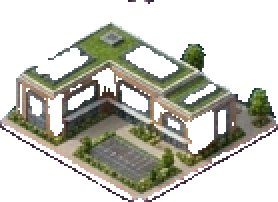
#> input picture assets/buildings/basic_school_01_lvl4_rot1.png, 139 x 101 px (shown 2 times larger)
$ python -i package_carousel_512_runtime.py   (imports and definitions only)
#> lines starting #> are read from the running program, lines starting #| are printed output that depends on the picture; after the words box and inside, x2 and y2 are one past the last pixel; in counts of white or black regions, pixels touching at a corner belong together
#> further down, picture is the input picture: PIL image 139x101 RGBA; mean R, G, B, A 47.9, 47.7, 38.4, 105.5
#!/usr/bin/env python3
from __future__ import annotations
import hashlib, json, shutil
from pathlib import Path
from PIL import Image

ROOT=Path(__file__).resolve().parents[2]
BEAUTY=ROOT/"out"/"carousel512_source"/"beauty"
MASK=ROOT/"out"/"carousel512_source"/"mask"
DEST=ROOT/"assets"/"city_park"/"carousel"/"runtime512"
DEF=ROOT/"assets"/"definitions"/"park_carousel_01.json"
MAN=ROOT/"assets"/"city_park"/"carousel"/"park_carousel_01_runtime_manifest.json"
DIRS=("south","east","west","north")
FRAME_SIZE=512
COLS=8
ROWS=6
FRAMES=48

# [12 lines left out: functions sha256, one, not called in this run]

def resize_mask(src:Image.Image)->Image.Image:
    src=src.convert("RGBA")
    r,g,b,a=src.split()
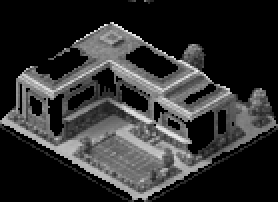
#> g: PIL image 139x101 L (shown 2 times larger); min 0, max 247, mean 47.7
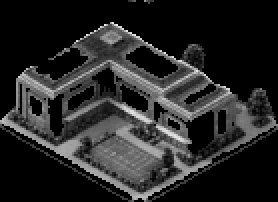
#> b: PIL image 139x101 L (shown 2 times larger); min 0, max 242, mean 38.4
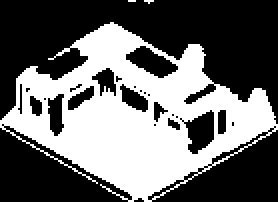
#> a: PIL image 139x101 L (shown 2 times larger); 41.4% white; 3 white regions (2 under 20 px), largest, box (x1, y1, x2, y2) and area: (0, 11, 139, 101) 5801
    r=r.resize((FRAME_SIZE,FRAME_SIZE),Image.Resampling.LANCZOS)
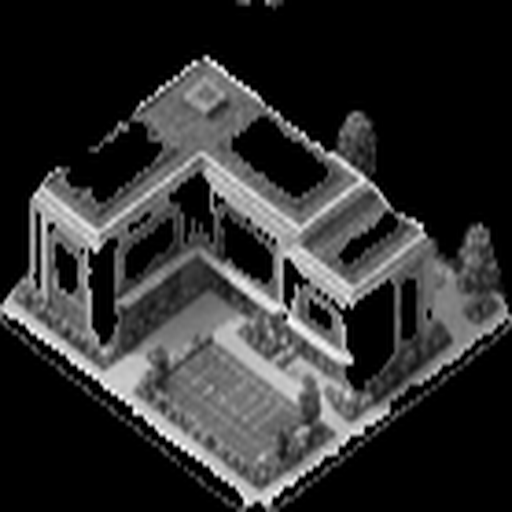
#> r: PIL image 512x512 L; min 0, max 255, mean 48.6
    g=g.resize((FRAME_SIZE,FRAME_SIZE),Image.Resampling.LANCZOS)
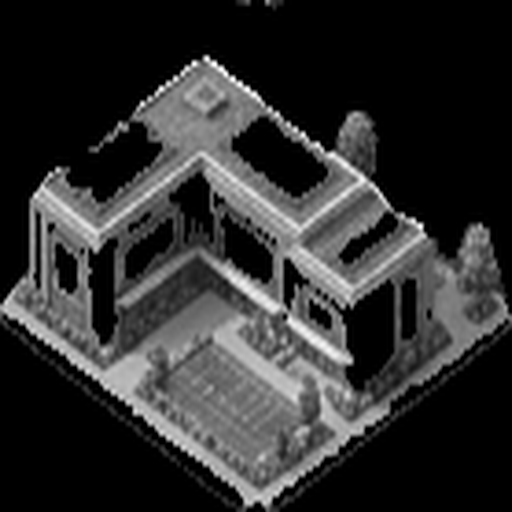
#> g: PIL image 512x512 L; min 0, max 255, mean 48.3
    a=a.resize((FRAME_SIZE,FRAME_SIZE),Image.Resampling.LANCZOS)
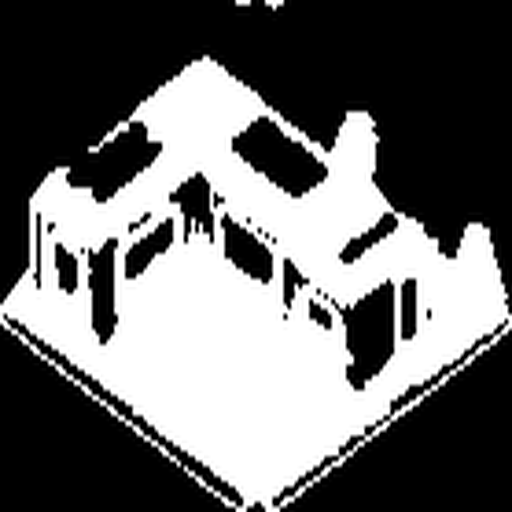
#> a: PIL image 512x512 L; min 0, max 255, mean 105.6
    # Preserve mutually exclusive stripe families after downsampling.
    rp=r.load(); gp=g.load(); ap=a.load()
    out=Image.new("RGBA",(FRAME_SIZE,FRAME_SIZE),(0,0,0,0))
#> out: PIL image 512x512 RGBA; every value is 0
    op=out.load()
    for y in range(FRAME_SIZE):
        for x in range(FRAME_SIZE):
            alpha=ap[x,y]
            if alpha==0:
                continue
            if rp[x,y]>=gp[x,y]:
                op[x,y]=(255,0,0,alpha)
            else:
                op[x,y]=(0,255,0,alpha)
    return out

# [87 lines left out: functions build, main, not called in this run]

# [2 lines not run here, left out]

>>> from PIL import Image
>>> picture = Image.open('../../assets/buildings/basic_school_01_lvl4_rot1.png')
>>> result = resize_mask(picture)
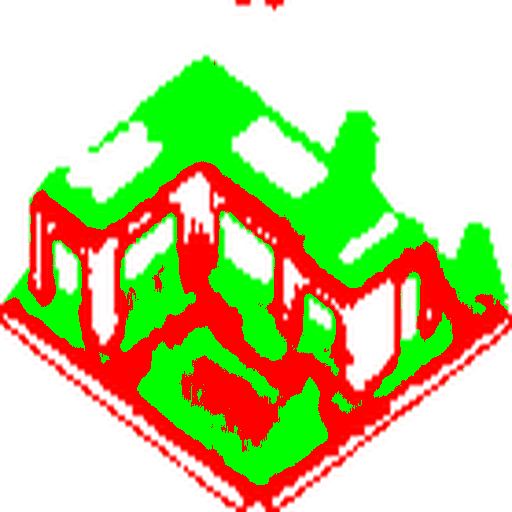
#> result: PIL image 512x512 RGBA; mean R, G, B, A 66.8, 61.9, 0, 105.6; transparent parts drawn white

$ run again, on assets/buildings/agricultural_shop/agricultural_shop_east.png
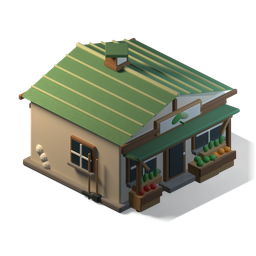
#> input picture assets/buildings/agricultural_shop/agricultural_shop_east.png, 256 x 256 px
#> picture is the input picture: PIL image 256x256 RGBA; mean R, G, B, A 45.8, 48.8, 36.9, 108.5
#> in resize_mask, `r=r.resize((FRAME_SIZE,FRAME_SIZE),Image.Resampling.LANCZOS)`:
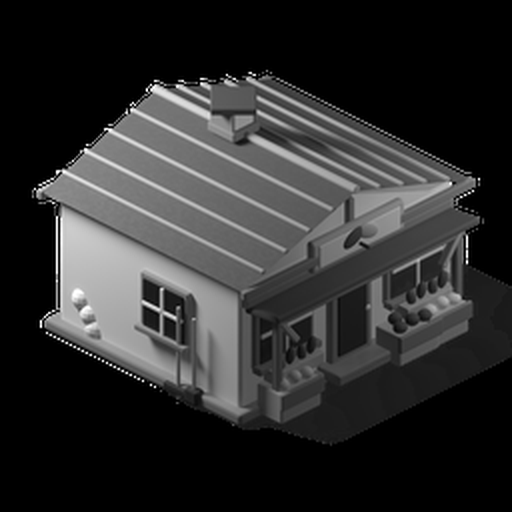
#> r: PIL image 512x512 L; min 0, max 255, mean 45.9
#> out: PIL image 512x512 RGBA; every value is 0
#> `result = resize_mask(picture)`:
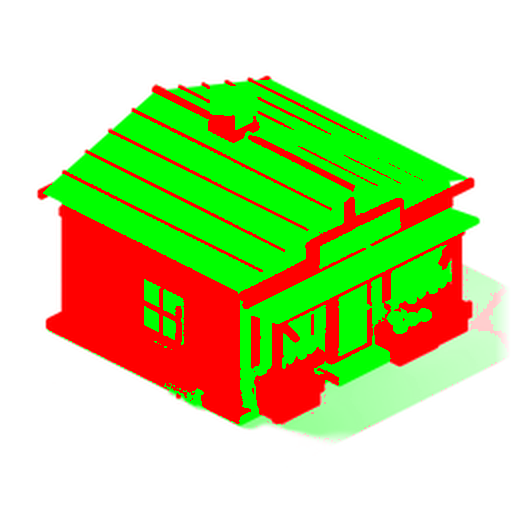
#> result: PIL image 512x512 RGBA; mean R, G, B, A 47.8, 74.8, 0, 108.5; transparent parts drawn white
